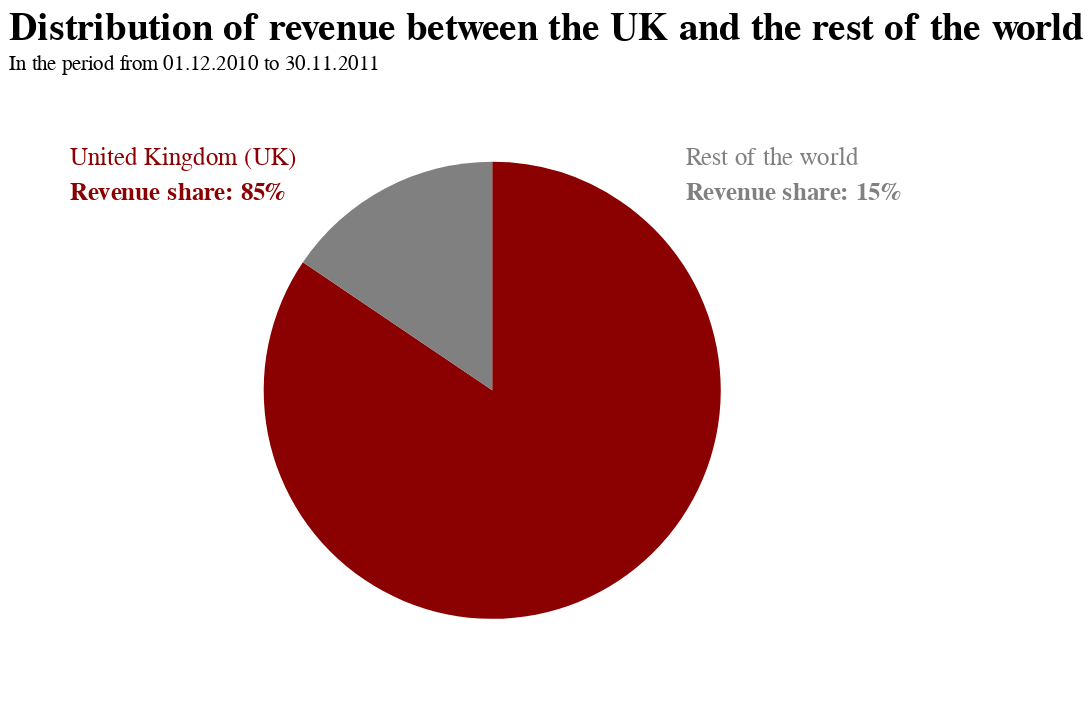

Notebook code for this chart:
### Markdown cell above
# Chart Beschreibung
Anschließend soll nun dargestellt werden, wie die tatsächliche prozentuale Umsatzverteilung zwischen UK und anderen Ländern bzw. dem Rest der Welt ist, da im vorangegangen Chart bereits zu erkennen war, dass ein sehr großer Anteil auf Uk fällt (Ländern neben UK werden zusammengefasst, da die ANteile sehr klein sind um die Übersichtlichkeit gewährleisten zu können). Als Visualisierungsart wird dabei ein Kreisdiagramm verwendet, um die Verhältnisse der Umsatzverteilung darzustellen. Das Diagramm wird verwendet da nur zwei Ausprägungen vorhanden sind und so eine Interpretation leicht für den Nutzer möglich ist. Hier wird der Fokus gezielt mit (hue) Farbe auf den Umsatzanteil des Landes UK gelegt.

### Code cell
# funktioniert
chart = alt.Chart(df_plot).encode(
    theta=alt.Theta("TotalPrice:Q"), 
    color=alt.condition(
        alt.FieldOneOfPredicate("Country", ["United Kingdom"]),
        alt.value("darkred"),     
        alt.value("grey")     
    )
).properties(
    title={"text":["Distribution of revenue between the UK and the rest of the world"], "subtitle":["In the period from 01.12.2010 to 30.11.2011"]},
    width=550,
    height=350
)

pie = chart.mark_arc(outerRadius=130)
#text = chart.mark_text(radius=130, size=12).encode(text="Country:N")

text_uk = alt.Chart().mark_text(
    align="left",
    baseline="bottom",
    fontSize=14,
    fontWeight=400,
    color="darkred"
).encode(
    x=alt.value(35),  # pixels from left
    y=alt.value(50),  # pixels from top
    text=alt.value("United Kingdom (UK)")
)
revenue_uk = alt.Chart().mark_text(
    align="left",
    baseline="bottom",
    fontSize=14,
    fontWeight=700,
    color="darkred"
).encode(
    x=alt.value(35),  # pixels from left
    y=alt.value(70),  # pixels from top
    text=alt.value("Revenue share: 85%")
)

text_rest = alt.Chart().mark_text(
    align="left",
    baseline="bottom",
    fontSize=14,
    fontWeight=400,
    color="grey"
).encode(
    x=alt.value(385),  # pixels from left
    y=alt.value(50),  # pixels from top
    text=alt.value("Rest of the world")
)

revenue_rest = alt.Chart().mark_text(
    align="left",
    baseline="bottom",
    fontSize=14,
    fontWeight=700,
    color="grey"
).encode(
    x=alt.value(385),  # pixels from left
    y=alt.value(70),  # pixels from top
    text=alt.value("Revenue share: 15%")
)

alt.layer(pie, text_uk, revenue_uk, text_rest, revenue_rest).configure_view(
    strokeWidth=0
).configure_title(
    fontSize=22,
    font="Arial",
    color="black",
    anchor="start"
).configure_axis(
    labelFont="Arial",
    titleFont="Arial",
    labelFontSize=14,
    titleFontSize=16
)

### Figure 1 — Vega-Lite specification as saved in the notebook (floating-point values rounded to 4 significant figures)
{"config": {"view": {"continuousWidth": 400, "continuousHeight": 300, "strokeWidth": 0}, "axis": {"labelFont": "Arial", "labelFontSize": 14, "titleFont": "Arial", "titleFontSize": 16}, "title": {"anchor": "start", "color": "black", "font": "Arial", "fontSize": 22}}, "layer": [{"data": {"name": "data-f08ab612e0035e2ff14512a19fc5e886"}, "mark": {"type": "arc", "outerRadius": 130}, "encoding": {"color": {"condition": {"value": "darkred", "test": {"field": "Country", "oneOf": ["United Kingdom"]}}, "value": "grey"}, "theta": {"field": "TotalPrice", "type": "quantitative"}}, "height": 350, "title": {"text": ["Distribution of revenue between the UK and the rest of the world"], "subtitle": ["In the period from 01.12.2010 to 30.11.2011"]}, "width": 550}, {"data": {"name": "empty"}, "mark": {"type": "text", "align": "left", "baseline": "bottom", "color": "darkred", "fontSize": 14, "fontWeight": 400}, "encoding": {"text": {"value": "United Kingdom (UK)"}, "x": {"value": 35}, "y": {"value": 50}}}, {"data": {"name": "empty"}, "mark": {"type": "text", "align": "left", "baseline": "bottom", "color": "darkred", "fontSize": 14, "fontWeight": 700}, "encoding": {"text": {"value": "Revenue share: 85%"}, "x": {"value": 35}, "y": {"value": 70}}}, {"data": {"name": "empty"}, "mark": {"type": "text", "align": "left", "baseline": "bottom", "color": "grey", "fontSize": 14, "fontWeight": 400}, "encoding": {"text": {"value": "Rest of the world"}, "x": {"value": 385}, "y": {"value": 50}}}, {"data": {"name": "empty"}, "mark": {"type": "text", "align": "left", "baseline": "bottom", "color": "grey", "fontSize": 14, "fontWeight": 700}, "encoding": {"text": {"value": "Revenue share: 15%"}, "x": {"value": 385}, "y": {"value": 70}}}], "$schema": "https://vega.github.io/schema/vega-lite/v4.17.0.json", "datasets": {"data-f08ab612e0035e2ff14512a19fc5e886": [{"Country": "United Kingdom", "TotalPrice": 7904.0}, {"Country": "Rest of the world", "TotalPrice": 1454.0}], "empty": [{}]}}
